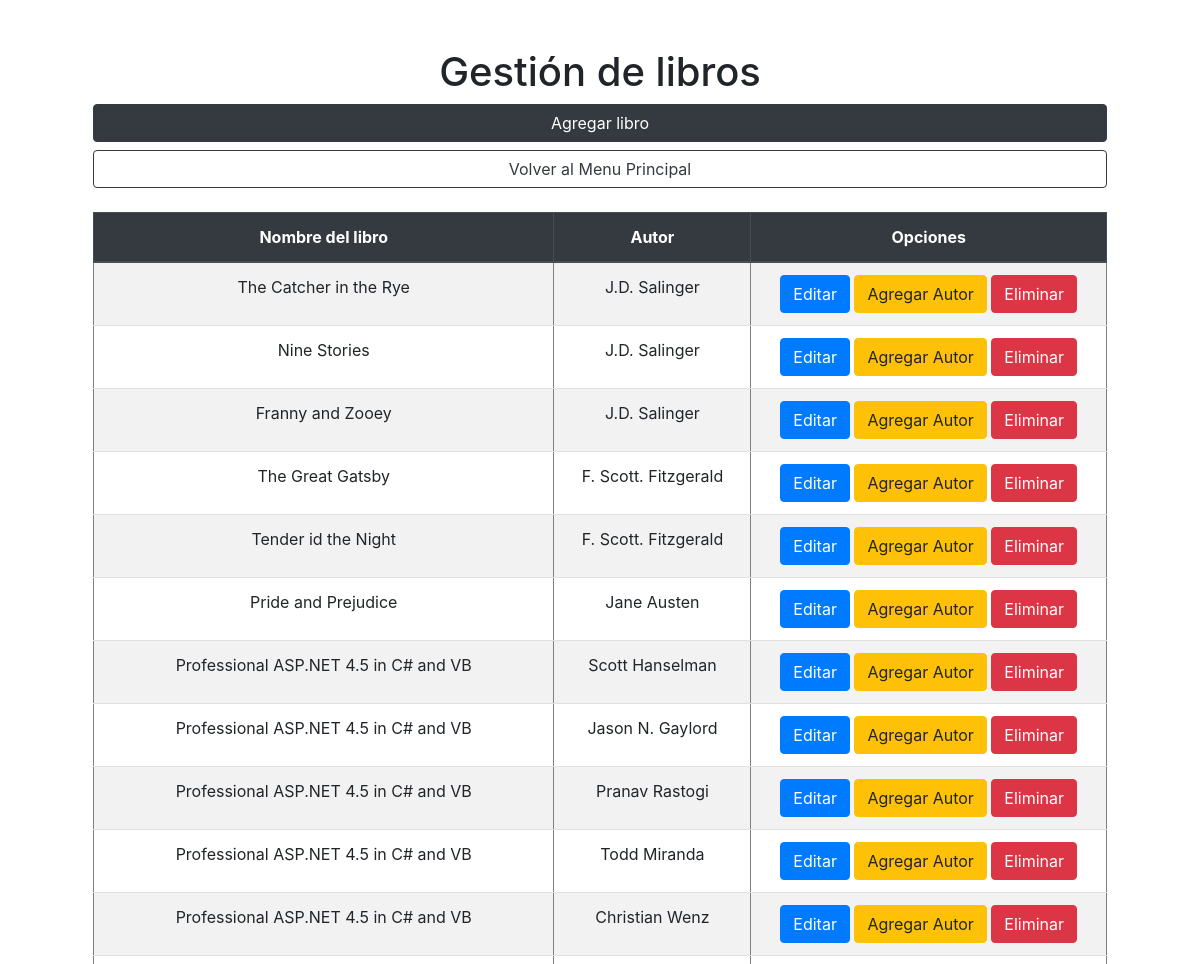
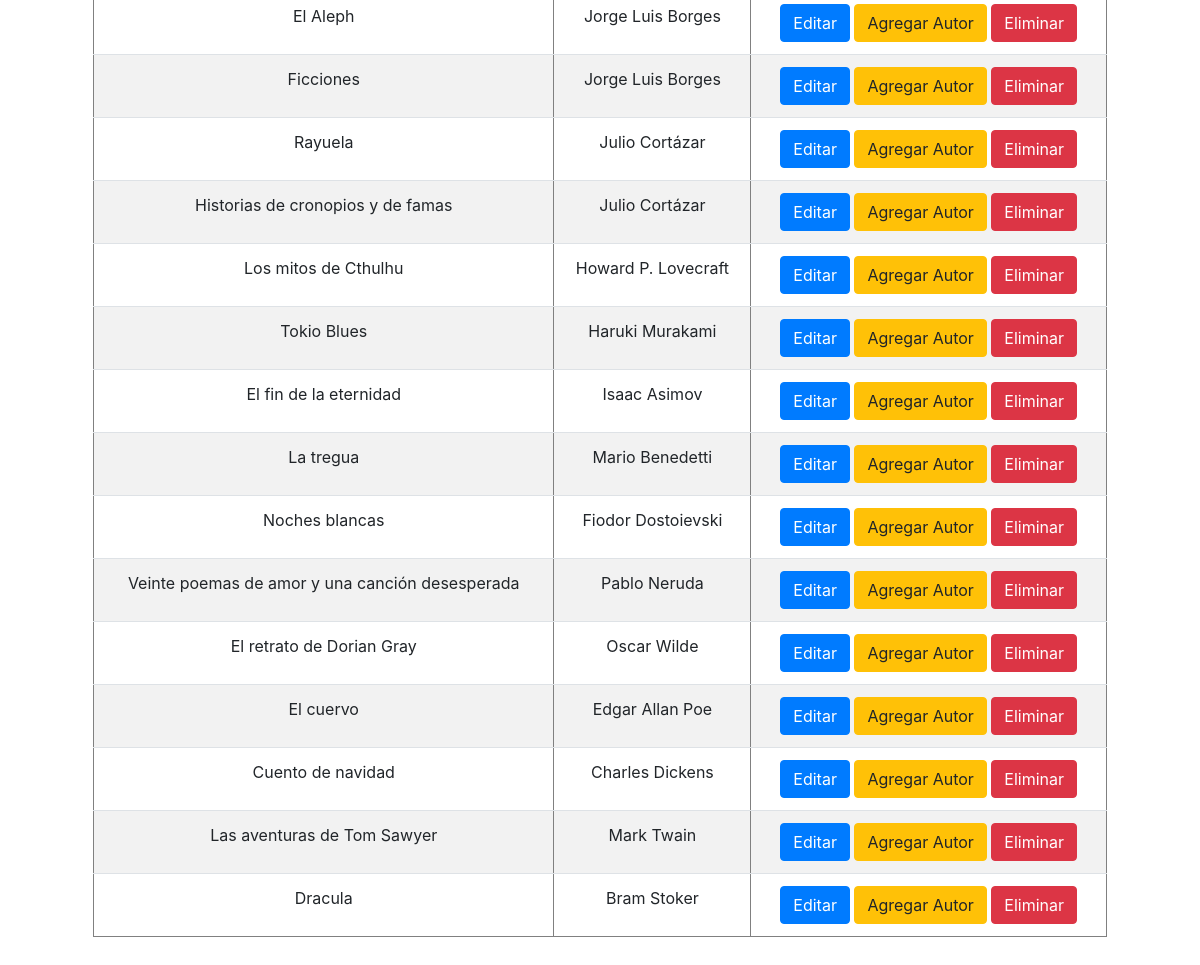
/Libros/gestionLibros.php, run on the app's committed database (2 pictures, top to bottom).
### tables this page shows
CREATE TABLE Books (
    Id_B INT NOT NULL AUTO_INCREMENT,
    Title VARCHAR(50) NOT NULL,
    PRIMARY KEY(Id_B)
);

CREATE TABLE Authors (
    Id_A INT NOT NULL AUTO_INCREMENT,
    Name VARCHAR(70) NOT NULL,
    Country VARCHAR(100) NOT NULL,
    PRIMARY KEY(Id_A)
);

### Libros/gestionLibros.php (the view, shortened to what this page needs)
<?php
include('../DB/conexion_db.php') ?>
<!DOCTYPE html>
<html lang="en">
<head>
    <link rel="stylesheet" href="https://stackpath.bootstrapcdn.com/bootstrap/4.3.1/css/bootstrap.min.css">
</head>
<body class="container">
    <div class="d-flex justify-content-center flex-column  m-5">
        <h1 class="text-center">Gestión de libros</h1>
        <button type="button" class="btn btn-dark mb-2" data-toggle="modal" data-target="#libroModal">
            Agregar libro
        </button>
        <a href="./../" class="btn btn-outline-dark mb-4"> Volver al Menu Principal</a>
        <div class="table-responsive">
            <table border="1" cellpadding="2" class="table table-striped">
                <thead class="thead-dark">
                    <tr>
                        <th scope="col" class="text-center">Nombre del libro</th>
                        <th scope="col" class="text-center">Autor</th>
                        <th scope="col" class="text-center">Opciones</th>
                    </tr>
                </thead>
                <tbody>
                    <?php
                    $query = "SELECT Id_B, Title, Name FROM books b left join booksauthors ba on b.Id_B = ba.BookId left join authors a on ba.AuthorId = a.Id_A";
                    $resultado = mysqli_query($conn, $query);
                    while ($fila = mysqli_fetch_array($resultado)) { ?>
                        <tr>
                            <td scope="row" class="text-center"><?php echo $fila['Title'] ?></td>
                            <td class="text-center"><?php echo $fila['Name'] ?></td>
                            <td class="text-center">
                                <a href="editar_libro.php?id=<?php echo $fila['Id_B'] ?>" class="btn btn-primary">Editar</a>
                                <a href="agregar_autores.php?id=<?php echo $fila['Id_B'] ?>" class="btn btn-warning">Agregar Autor</a>
                                <a href="eliminar_libro.php?id=<?php echo $fila['Id_B'] ?>" class="btn btn-danger">Eliminar</a>
                            </td>
                        </tr>
                    <?php } ?>
                </tbody>
            </table>
        </div>
    </div>
</body>
</html>

### data on the page
books: Title "The Catcher in the Rye", authors.Name "J.D. Salinger"
books: Title "Nine Stories", authors.Name "J.D. Salinger"
books: Title "Franny and Zooey", authors.Name "J.D. Salinger"
books: Title "The Great Gatsby", authors.Name "F. Scott. Fitzgerald"
books: Title "Tender id the Night", authors.Name "F. Scott. Fitzgerald"
books: Title "Pride and Prejudice", authors.Name "Jane Austen"
books: Title "Professional ASP.NET 4.5 in C# and VB", authors.Name "Scott Hanselman", authors.Name "Jason N. Gaylord", authors.Name "Pranav Rastogi", authors.Name "Todd Miranda", authors.Name "Christian Wenz"
books: Title "El Aleph", authors.Name "Jorge Luis Borges"
books: Title "Ficciones", authors.Name "Jorge Luis Borges"
books: Title "Rayuela", authors.Name "Julio Cortázar"
books: Title "Historias de cronopios y de famas", authors.Name "Julio Cortázar"
books: Title "Los mitos de Cthulhu", authors.Name "Howard P. Lovecraft"
books: Title "Tokio Blues", authors.Name "Haruki Murakami"
books: Title "El fin de la eternidad", authors.Name "Isaac Asimov"
books: Title "La tregua", authors.Name "Mario Benedetti"
books: Title "Noches blancas", authors.Name "Fiodor Dostoievski"
books: Title "Veinte poemas de amor y una canción desesperada", authors.Name "Pablo Neruda"
books: Title "El retrato de Dorian Gray", authors.Name "Oscar Wilde"
books: Title "El cuervo", authors.Name "Edgar Allan Poe"
books: Title "Cuento de navidad", authors.Name "Charles Dickens"
books: Title "Las aventuras de Tom Sawyer", authors.Name "Mark Twain"
books: Title "Dracula", authors.Name "Bram Stoker"
